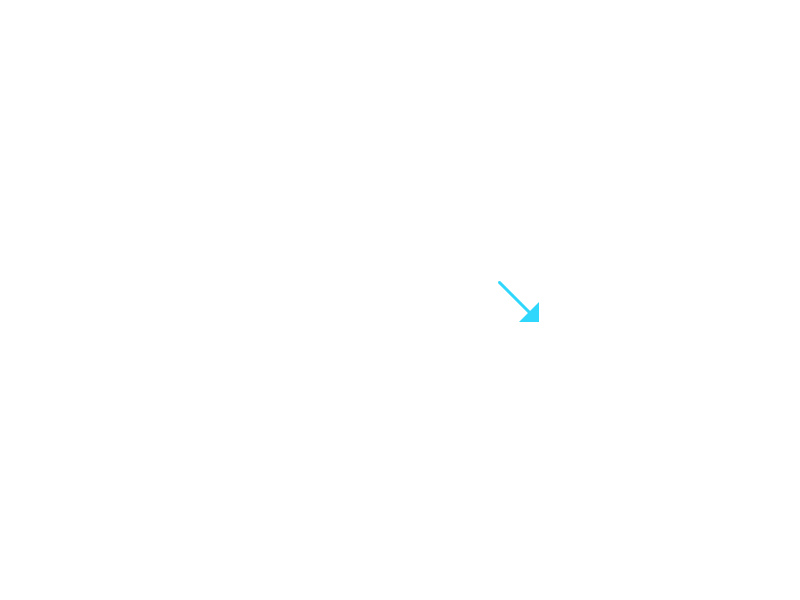
Frame 1 (no input)
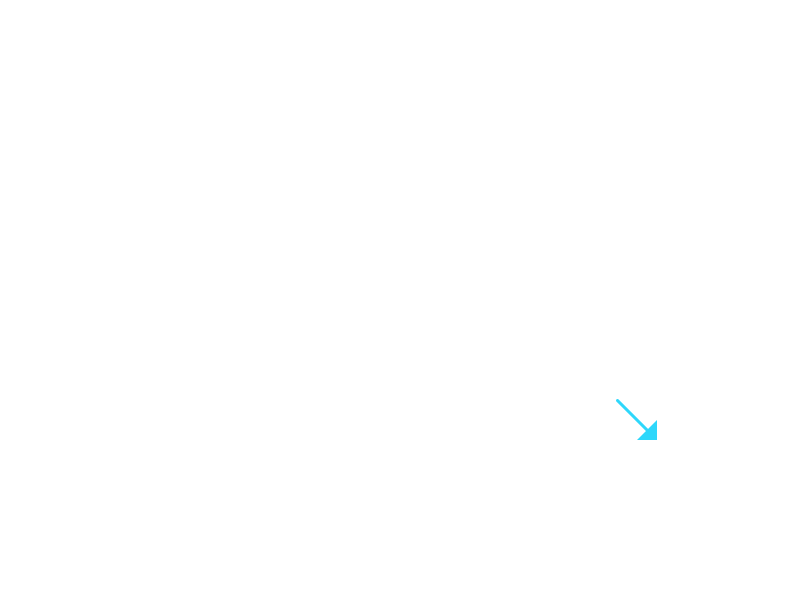
Frame 60 (the mouse pressed at the canvas centre just before this capture)
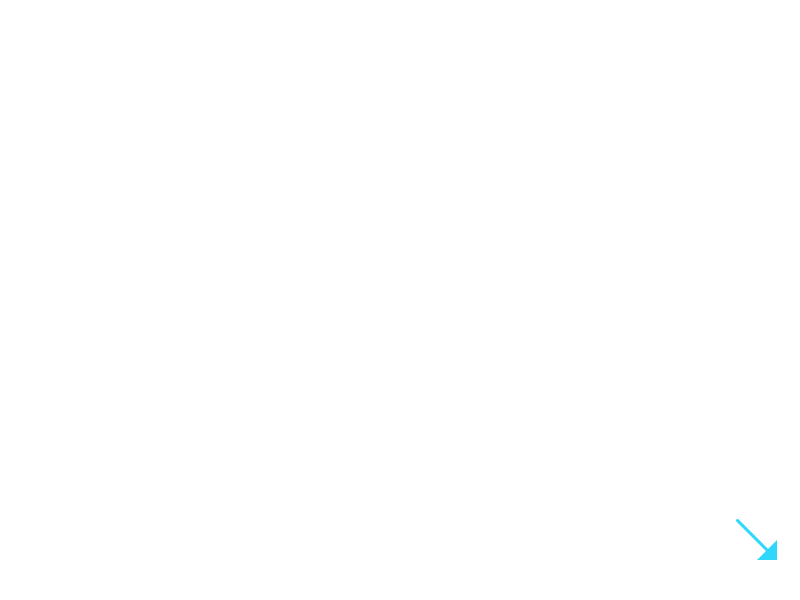
Frame 120 (the mouse held since frame 60 and released just before this capture)

The Processing sketch that drew these frames (run headless with seeded random() and noise(); from frame 60 on, the mouse is pressed at the canvas centre):

// Processing sketch: s06t00anamaria
// ── s06t00anamaria.pde
//Expresión Digital II - Diseño Digital - UDD - 2016
//Ana María Ortiz
//s06t00anamaria

/*Se ven dos figuras (rombo y flecha) que aparecen y desaparecen con las teclas r (rombo)
y f (flecha), están en constante movimiento y al rebotar con los extremos van cambiando de
color. */

float velx, vely, amt;                               //declarar variables
int w, q, h, x, y, diam, r;                          //declarar variables enteras
color bla, ne, am, cal, col, col1;                   //declarar varianles de color

boolean rombo;                                       //declarar que las figuras funcionarán como boolean
boolean flecha;

void setup() {
  size(800, 600);                                    //tamaño del canvas
  rectMode(CENTER);                                  //las figuras se comenzarán a dibujar desde el centro
  velx = 2;                                          //declarar la variable de velocidad para el eje x
  vely = 2;                                          //declarar la variable de velocidad para el eje y
  w = 40;                                            //declarar valor para entero w
  q = 20;                                            //declarar valor para entero q
  h = 10;                                            //declarar valor para entero h
  x = (int)random(width);                            //declarar valor para entero x
  y = height / 2;                                    //declarar valor para entero y
  diam = 55;                                         //declarar valor para entero diam
  r = 20;                                            //declarar valor para entero r

  rombo = false;                                     //al ejecutar el programa el rombo comenzará en falso por lo que no se verá
  flecha = true;                                     //al ejecutar el programa la flecha comenzará en verdadero por lo que se verá desde un principio

  bla = color(255);                                  //inicializar color blanco
  ne = color(0);                                     //inicializar color negro
  am = color(251, 234, 46);                          //inicializar color amarillo
  cal = color(46, 215, 251);                         //inicializar color calipso
  col = am;                                          //inicializar color amarillo para cambio de color
  col1 = cal;                                        //inicializar color calipso para cambio de color
}

void draw() {
  background(bla);                                   //color blanco de fondo
  x += velx;                                         //moverse en el eje x segun la velx
  y += vely;                                         //moverse en el eje y segun la vely

  if (rombo == true) {                               //si el rombo es verdadero, se dibujará de a cuerdo a la función siguiente
    rombo(x, y, 20, 10);
  } else {                                           //de lo contrario (si es falso), se borrará
    rombo = false;
  }    
  if (flecha == true) {                              //si la flecha es verdadera, se dibujará de a cuerdo a la función siguiente
    flecha(x, y, q, h);
  } else {                                           //de lo contrario (si es falso), se borrará
    flecha = false;
  }

  if (x > width - diam / 2 || x < diam / 2) {        //si x cumple con la condición
    velx *= -1;                                      //al llegar a un extremo la velocidad se multiplicará por -1, por lo tanto rebotará
    amt = map(x, 0, width, 0, 1);                    //declarar a la variable amt su valor máximo y mínimo
    col = lerpColor(am, ne, amt);                    //la variación de color será de amarillo a negro
    col1 = lerpColor(cal, bla, amt);                 //la variación de color será de calipso a blanco
  }


  if (y > height - diam / 2 || y < diam / 2) {       //si y cumple con la condición
    vely *= -1;                                      //al llegar a un extremo la velocidad se multiplicará por -1, por lo tanto rebotará
    amt = map(x, 0, width, 0, 1);                    //declarar a la variable amt su valor máximo y mínimo
    col = lerpColor(am, ne, amt);                    //la variación de color será de amarillo a negro
    col1 = lerpColor(cal, bla, amt);                 //la variación de color será de calipso a blanco
  }
}
void keyPressed() {
  if (key == 'r') {                                  //Si se apreta la tecla 'r'
    rombo = !rombo;                                  //el rombo aparecerá y desaparecerá
  }
  if (key == 'f') {                                  //Si se apreta la tecla 'f'
    flecha = !flecha;                                //la flecha aparecerá y desaparecerá
  }
}

void rombo(int posiX, int posiY, int w, int q) {     //función del rombo
  noFill ();                                         //sin relleno
  strokeWeight(4);                                   //stroke grosor 4px
  stroke(col);                                       //el color del stroke variará según la función col
  quad(posiX + q, posiY, posiX + w, posiY + q, posiX + q, posiY + w, posiX, posiY + q); //posición del rombo
}

void flecha(int posiX, int posiY, int q, int h) {    //función de la flecha
  fill (col1);                                       //el relleno variará según la función col1
  noStroke ();                                       //sin stroke
  triangle (posiX + q, posiY, posiX + q, posiY + q, posiX, posiY + q); //triángulo de la flecha 

  strokeWeight (3);                                  //stroke grosor 3px
  stroke (col1);                                     //el stroke variará según la función col1
  line (posiX - q, posiY - q, posiX + h, posiY + h); //línea de la flecha
}
